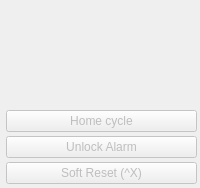
          <widget class="QFrame" name="frmEmergency">
           <property name="enabled">
            <bool>false</bool>
           </property>
           <property name="toolTip">
            <string>Double click to unlock</string>
           </property>
           <layout class="QVBoxLayout" name="verticalLayout_2">
            <property name="spacing">
             <number>4</number>
            </property>
            <property name="leftMargin">
             <number>6</number>
            </property>
            <property name="topMargin">
             <number>6</number>
            </property>
            <property name="rightMargin">
             <number>3</number>
            </property>
            <property name="bottomMargin">
             <number>4</number>
            </property>
            <item>
             <widget class="QPushButton" name="btnEmergency">
              <property name="minimumSize">
               <size>
                <width>100</width>
                <height>100</height>
               </size>
              </property>
              <property name="maximumSize">
               <size>
                <width>16777215</width>
                <height>16777215</height>
               </size>
              </property>
              <property name="cursor">
               <cursorShape>PointingHandCursor</cursorShape>
              </property>
              <property name="toolTip">
               <string>Double click to unlock</string>
              </property>
              <property name="styleSheet">
               <string notr="true">border-radius: 25;</string>
              </property>
              <property name="text">
               <string/>
              </property>
              <property name="icon">
               <iconset resource="cn5X.qrc">
                <normaloff>:/cn5X/images/btnEmergencyOff.svg</normaloff>
                <normalon>:/cn5X/images/btnEmergency.svg</normalon>:/cn5X/images/btnEmergencyOff.svg</iconset>
              </property>
              <property name="iconSize">
               <size>
                <width>100</width>
                <height>100</height>
               </size>
              </property>
              <property name="checkable">
               <bool>false</bool>
              </property>
              <property name="checked">
               <bool>false</bool>
              </property>
             </widget>
            </item>
            <item>
             <spacer name="verticalSpacer_2">
              <property name="orientation">
               <enum>Qt::Vertical</enum>
              </property>
              <property name="sizeHint" stdset="0">
               <size>
                <width>20</width>
                <height>0</height>
               </size>
              </property>
             </spacer>
            </item>
            <item>
             <widget class="QFrame" name="frmHomeAlarm">
              <property name="frameShape">
               <enum>QFrame::NoFrame</enum>
              </property>
              <property name="frameShadow">
               <enum>QFrame::Plain</enum>
              </property>
              <property name="lineWidth">
               <number>0</number>
              </property>
              <layout class="QVBoxLayout" name="verticalLayout_15">
               <property name="spacing">
                <number>4</number>
               </property>
               <property name="leftMargin">
                <number>0</number>
               </property>
               <property name="topMargin">
                <number>0</number>
               </property>
               <property name="rightMargin">
                <number>0</number>
               </property>
               <property name="bottomMargin">
                <number>0</number>
               </property>
               <item>
                <widget class="QPushButton" name="btnHomeCycle">
                 <property name="toolTip">
                  <string>Cycle d'origine machine</string>
                 </property>
                 <property name="text">
                  <string notr="true">Home cycle</string>
                 </property>
                </widget>
               </item>
               <item>
                <widget class="QPushButton" name="btnKillAlarm">
                 <property name="toolTip">
                  <string>Supprimer le verrou d'alarme Grbl</string>
                 </property>
                 <property name="text">
                  <string notr="true">Unlock Alarm</string>
                 </property>
                 <property name="icon">
                  <iconset resource="cn5X.qrc">
                   <normaloff>:/cn5X/images/btnKillAlarm.svg</normaloff>:/cn5X/images/btnKillAlarm.svg</iconset>
                 </property>
                 <property name="iconSize">
                  <size>
                   <width>19</width>
                   <height>19</height>
                  </size>
                 </property>
                </widget>
               </item>
               <item>
                <widget class="QPushButton" name="btnReset">
                 <property name="text">
                  <string notr="true">Soft Reset (^X)</string>
                 </property>
                </widget>
               </item>
              </layout>
             </widget>
            </item>
           </layout>
          </widget>
